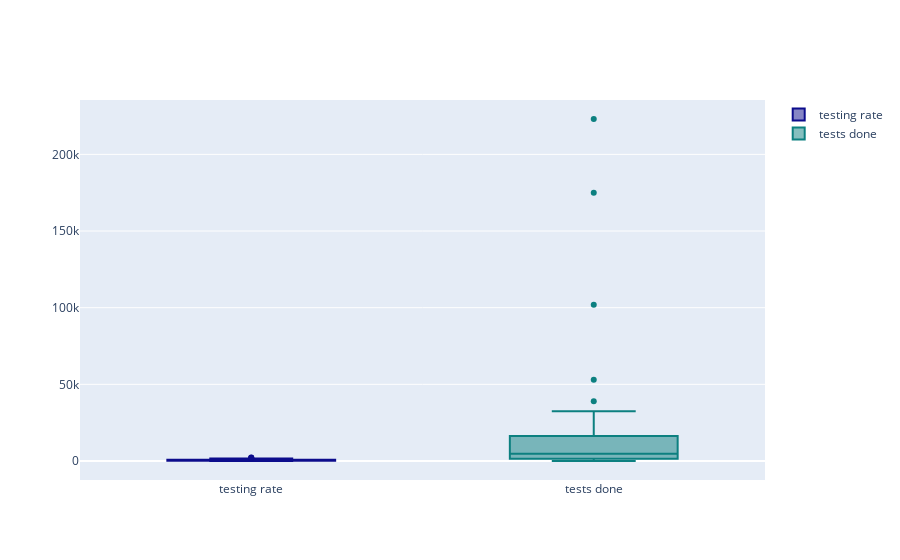

Notebook code cell kept with this figure:
### Code cell
trace0 = go.Box(
    y=test_ita.testing_rate,
    name = 'testing rate',
    marker = dict(
        color = 'rgb(12, 12, 140)',
    )
)
trace1 = go.Box(
    y=test_ita.new_cases,
    name = 'tests done',
    marker = dict(
        color = 'rgb(12, 128, 128)',
    )
)
data = [trace0, trace1]
iplot(data)
